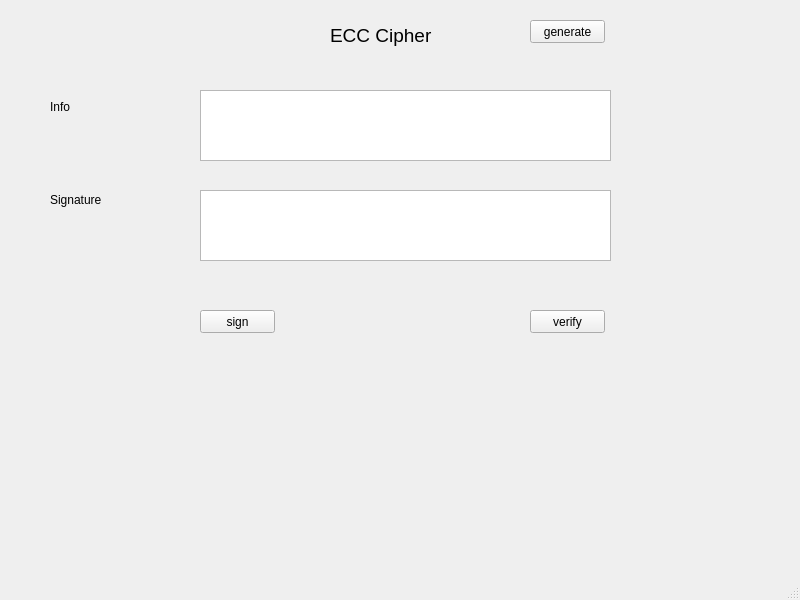
<?xml version="1.0" encoding="UTF-8"?>
<ui version="4.0">
 <class>MainWindow</class>
 <widget class="QMainWindow" name="MainWindow">
  <property name="geometry">
   <rect>
    <x>0</x>
    <y>0</y>
    <width>800</width>
    <height>600</height>
   </rect>
  </property>
  <property name="windowTitle">
   <string>MainWindow</string>
  </property>
  <widget class="QWidget" name="centralwidget">
   <widget class="QLabel" name="label">
    <property name="geometry">
     <rect>
      <x>50</x>
      <y>100</y>
      <width>47</width>
      <height>13</height>
     </rect>
    </property>
    <property name="text">
     <string>Info</string>
    </property>
   </widget>
   <widget class="QLabel" name="label_2">
    <property name="geometry">
     <rect>
      <x>50</x>
      <y>190</y>
      <width>51</width>
      <height>20</height>
     </rect>
    </property>
    <property name="text">
     <string>Signature</string>
    </property>
   </widget>
   <widget class="QLabel" name="label_3">
    <property name="geometry">
     <rect>
      <x>330</x>
      <y>20</y>
      <width>111</width>
      <height>31</height>
     </rect>
    </property>
    <property name="font">
     <font>
      <pointsize>14</pointsize>
     </font>
    </property>
    <property name="text">
     <string>ECC Cipher</string>
    </property>
   </widget>
   <widget class="QTextEdit" name="text_info">
    <property name="geometry">
     <rect>
      <x>200</x>
      <y>90</y>
      <width>411</width>
      <height>71</height>
     </rect>
    </property>
   </widget>
   <widget class="QTextEdit" name="text_sign">
    <property name="geometry">
     <rect>
      <x>200</x>
      <y>190</y>
      <width>411</width>
      <height>71</height>
     </rect>
    </property>
   </widget>
   <widget class="QPushButton" name="btn_sign">
    <property name="geometry">
     <rect>
      <x>200</x>
      <y>310</y>
      <width>75</width>
      <height>23</height>
     </rect>
    </property>
    <property name="text">
     <string>sign</string>
    </property>
   </widget>
   <widget class="QPushButton" name="btn_verify">
    <property name="geometry">
     <rect>
      <x>530</x>
      <y>310</y>
      <width>75</width>
      <height>23</height>
     </rect>
    </property>
    <property name="text">
     <string>verify</string>
    </property>
   </widget>
   <widget class="QPushButton" name="btn_gen_keys">
    <property name="geometry">
     <rect>
      <x>530</x>
      <y>20</y>
      <width>75</width>
      <height>23</height>
     </rect>
    </property>
    <property name="text">
     <string>generate</string>
    </property>
   </widget>
  </widget>
  <widget class="QMenuBar" name="menubar">
   <property name="geometry">
    <rect>
     <x>0</x>
     <y>0</y>
     <width>800</width>
     <height>21</height>
    </rect>
   </property>
  </widget>
  <widget class="QStatusBar" name="statusbar"/>
 </widget>
 <resources/>
 <connections/>
</ui>
